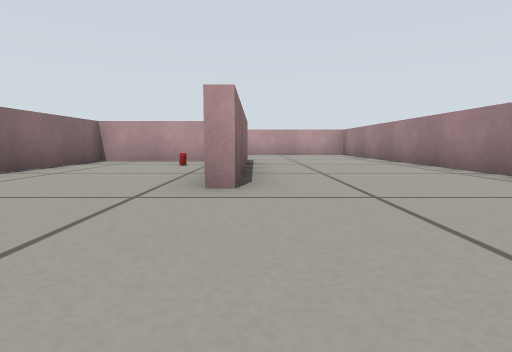
view 1 (above)

19 first-person views from a walk through a world built for the Gazebo simulator. The camera is 0.22 m above the floor, tilts 6° down and sees 80° across. The lines on the ground mark 1 m squares. The floor is counted in squares, 0.5 m on a side. Each view is taken from the middle of a square. On the plan, view 1 faces up. The plan holds only what a view shows up to about 9 squares ahead; the rest is blank. Surface patterns are stand-ins for the level's own textures.

view 2
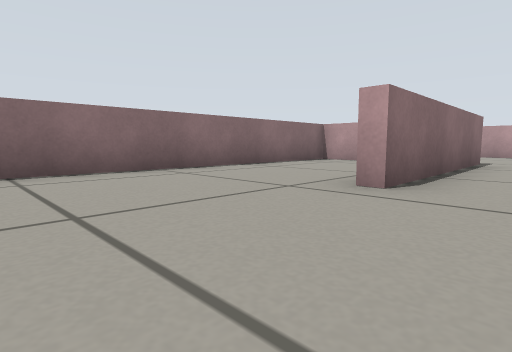

view 3
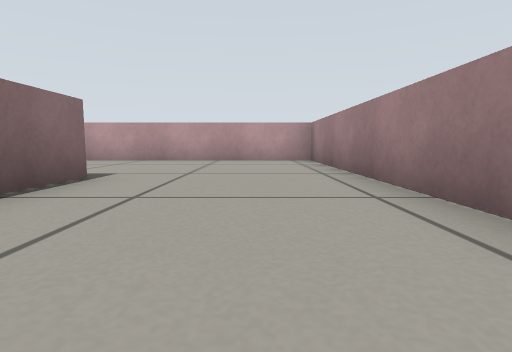

view 4
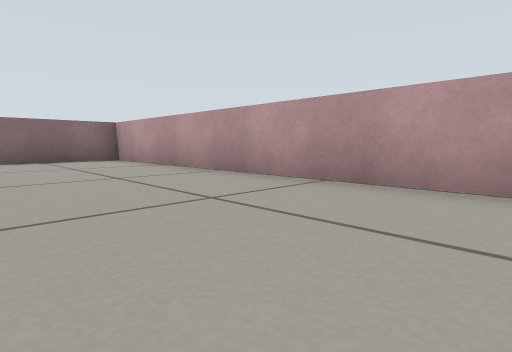

view 5
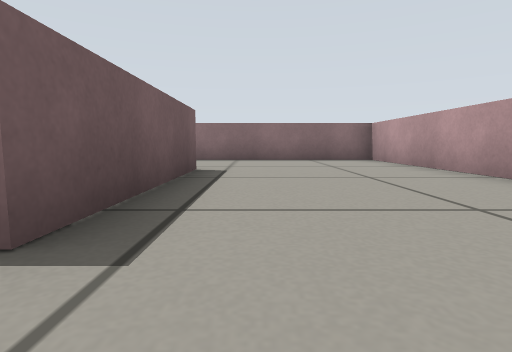

view 6
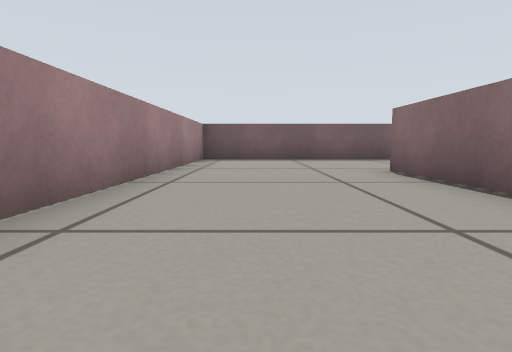

view 7
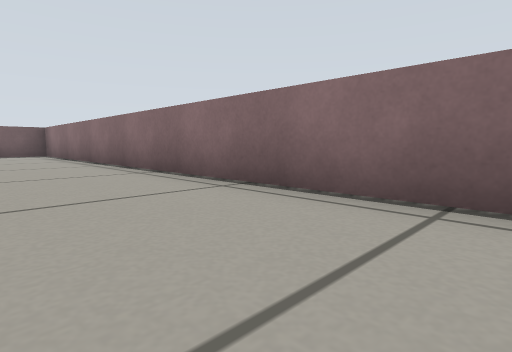

view 8
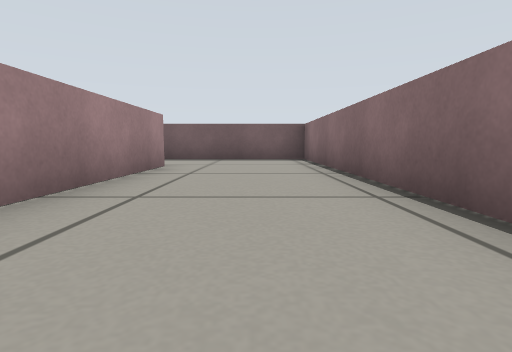

view 9
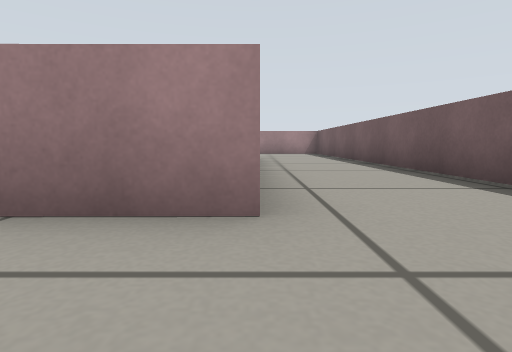

view 10
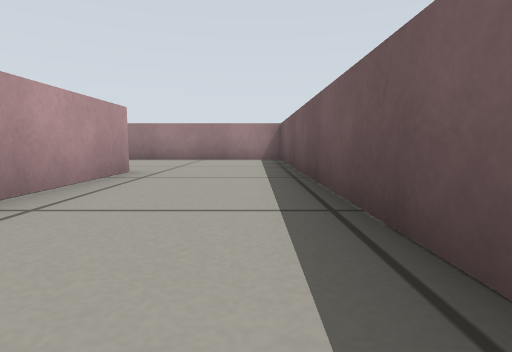

view 11
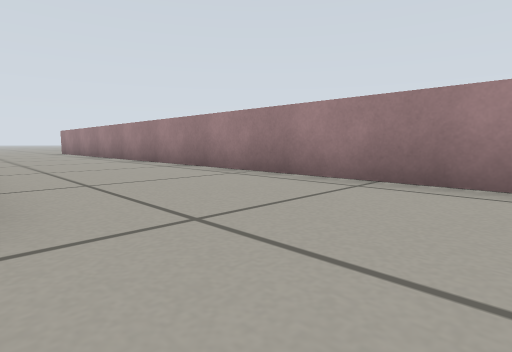

view 12
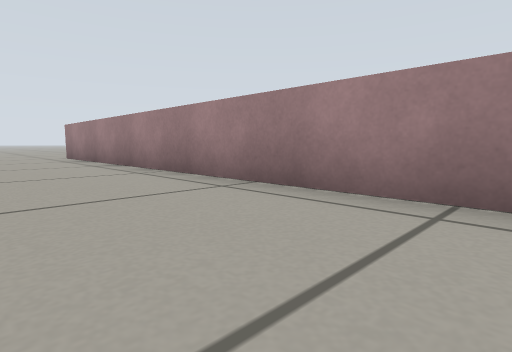

view 13
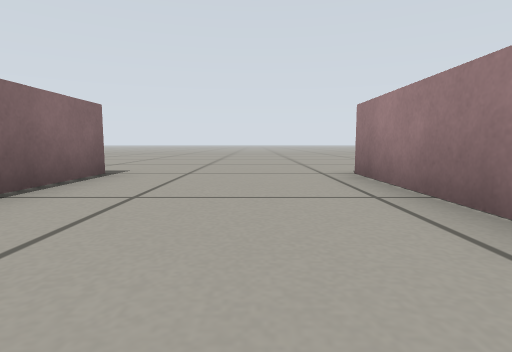

view 14
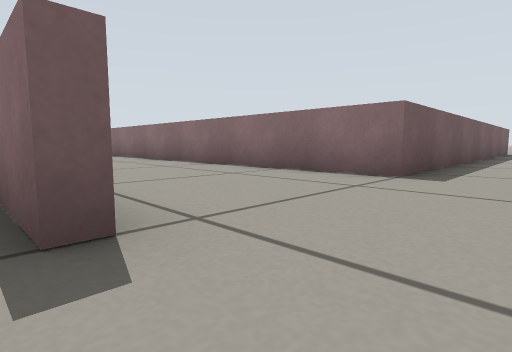

view 15
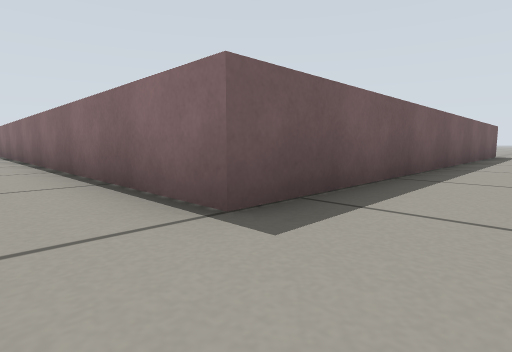

view 16
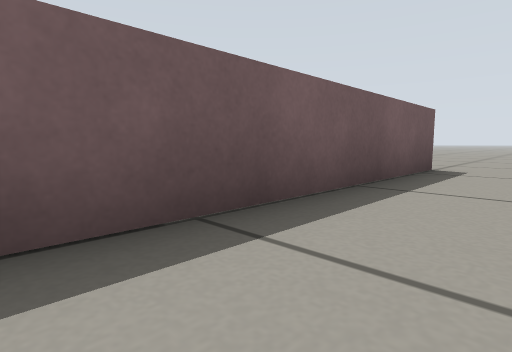

view 17
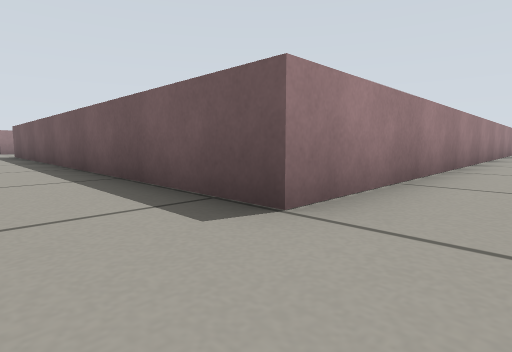

view 18
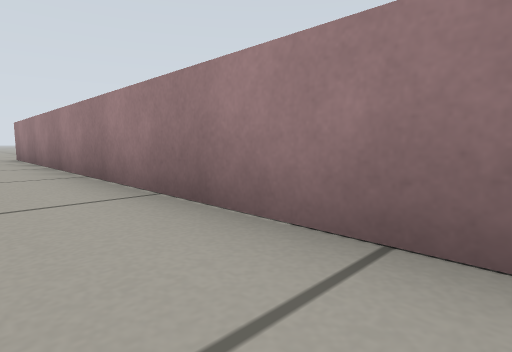

view 19
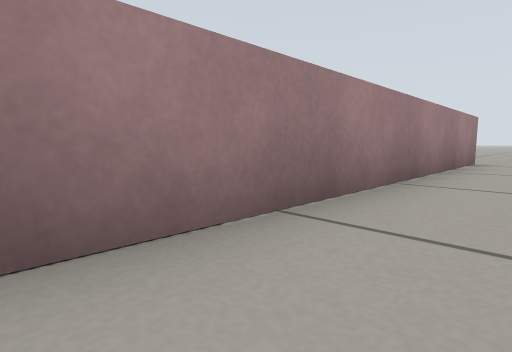

### Floor plan
Points are (right, up) in squares from view 1. A wall is a line through its corners. A room is listed if a view was taken in it or the views show most of it. See-through windows are left out.
Room 1 (views 1, 2, 3, 4, 5, 6, 7, 8, 9, 10, 11, 12, 13, 15, 16, 17, 18, 19)
walls: (-1.2, 7.7) (-3.9, 7.7) (-3.9, 0.3); (-4.2, 8) (-0.2, 8) (-0.2, 3) (-0.6, 3); (-2, -0.7) (3.5, -0.7) (3.5, 12.2) (-7.4, 12.2) (-7.4, -3.7) (7.5, -3.7) (7.5, 12.5); (-4.2, -1) (-4.2, 3); (3.9, -1) (1.3, -1); (-7.7, -4.1) (-7.7, 12.5) (3.8, 12.5) (3.8, 2.4)
ways out: opening at (8, 13.5) to room 2
objects: other object (-1, 6)
Room 2 (view 14)
walls: (7.5, 12.5) (7.8, 12.5) (7.8, 11.1)
ways out: opening at (8, 13.5) to room 1

Where each view was taken, in squares from view 1:
view 1: 0 up, 0 right, facing up
view 2: 0 up, 1 right, facing up-left
view 3: 4 up, 2 right, facing up
view 4: 9 up, 1 right, facing up-left
view 5: 9 up, 1 right, facing left
view 6: 8 up, 2 right, facing down
view 7: 9 up, 5 left, facing down-left
view 8: 5 up, 6 left, facing down
view 9: 1 down, 6 left, facing right
view 10: 3 down, 1 left, facing right
view 11: 3 down, 4 right, facing up-right
view 12: 2 up, 5 right, facing up-right
view 13: 8 up, 6 right, facing up
view 14: 14 up, 8 right, facing down-left
view 15: 14 up, 5 right, facing down-left
view 16: 14 up, 2 left, facing down-left
view 17: 14 up, 9 left, facing down-right
view 18: 2 up, 9 left, facing up-right
view 19: 4 up, 9 left, facing down-right
